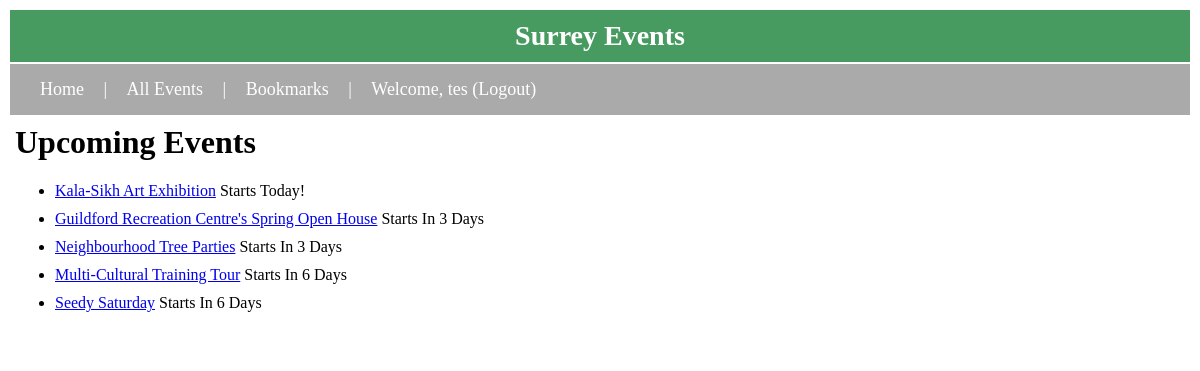
Page / (signed in) on the committed database.
### tables this page shows
CREATE TABLE `events` (
  `event_id` int(11) NOT NULL,
  `event_title` varchar(255) NOT NULL,
  `category_id` int(11) DEFAULT NULL,
  `address` varchar(255) DEFAULT NULL,
  `town_id` int(11) NOT NULL DEFAULT '0',
  `description` varchar(256) DEFAULT NULL,
  `start_date` datetime NOT NULL DEFAULT CURRENT_TIMESTAMP,
  `end_date` datetime NOT NULL DEFAULT CURRENT_TIMESTAMP,
  `img_url` varchar(256) DEFAULT NULL,
  `website_url` varchar(256) DEFAULT NULL
);

### includes/db_connection.php (called while the page is built, shortened)
<?php
function create_db() {
    $db = mysqli_connect(DB_SERVER, DB_USERNAME, DB_PASSWORD, DB_TABLES);
    return $db;
}
function db_select($query) {
    $db = create_db();
    $result = mysqli_query($db, $query);
    return $result;
}
?>

### index.php (the view, shortened to what this page needs)
<?php
require_once("includes/db_connection.php");
$query = "SELECT event_id, event_title, start_date, DATEDIFF(start_date, CURDATE()) AS days_left FROM events WHERE start_date >= CURDATE() ORDER BY start_date LIMIT 5";
$result = db_select($query);
?>
<html>
    <head>
        <link rel="stylesheet" type="text/css" href="css/style.css">
    </head>
    <body>
        <?php
        require('includes/header.php');
        ?>
        <table>
            <tr class="main-content">
                <td>
                    <h1>Upcoming Events</h1>
                    <ul>
                        <?php
                        while ($r = mysqli_fetch_assoc($result)) {
                            $days_left = $r['days_left'];
                            $daysleftdisplay = 'Starts ';
                            if ($days_left > 0) {
                                $daysleftdisplay .= 'In ' . $days_left . " Days";
                            } else {
                                $daysleftdisplay .= 'Today!';
                            }
                            echo '<li><a href=eventdetails.php?event_id=' . $r["event_id"] . '>' . $r["event_title"] . '</a> ' . $daysleftdisplay . '</li>';
                        }
                        ?>
                    </ul>
                </td>
            </tr>
        </table>
    </body>
</html>

### css/style.css (style rules this page uses)
.main-content { background-color: white; }
.main-content td { padding: 5px; }
.main-content li { padding-bottom: 10px; }

### rows in the picture
events: event_title "Kala-Sikh Art Exhibition", daysleftdisplay "Starts Today!"
events: event_title "Guildford Recreation Centre's Spring Open House", daysleftdisplay "Starts In 3 Days"
events: event_title "Neighbourhood Tree Parties", daysleftdisplay "Starts In 3 Days"
events: event_title "Multi-Cultural Training Tour", daysleftdisplay "Starts In 6 Days"
events: event_title "Seedy Saturday", daysleftdisplay "Starts In 6 Days"

### other values in the picture
$signed_in_user "tes"
